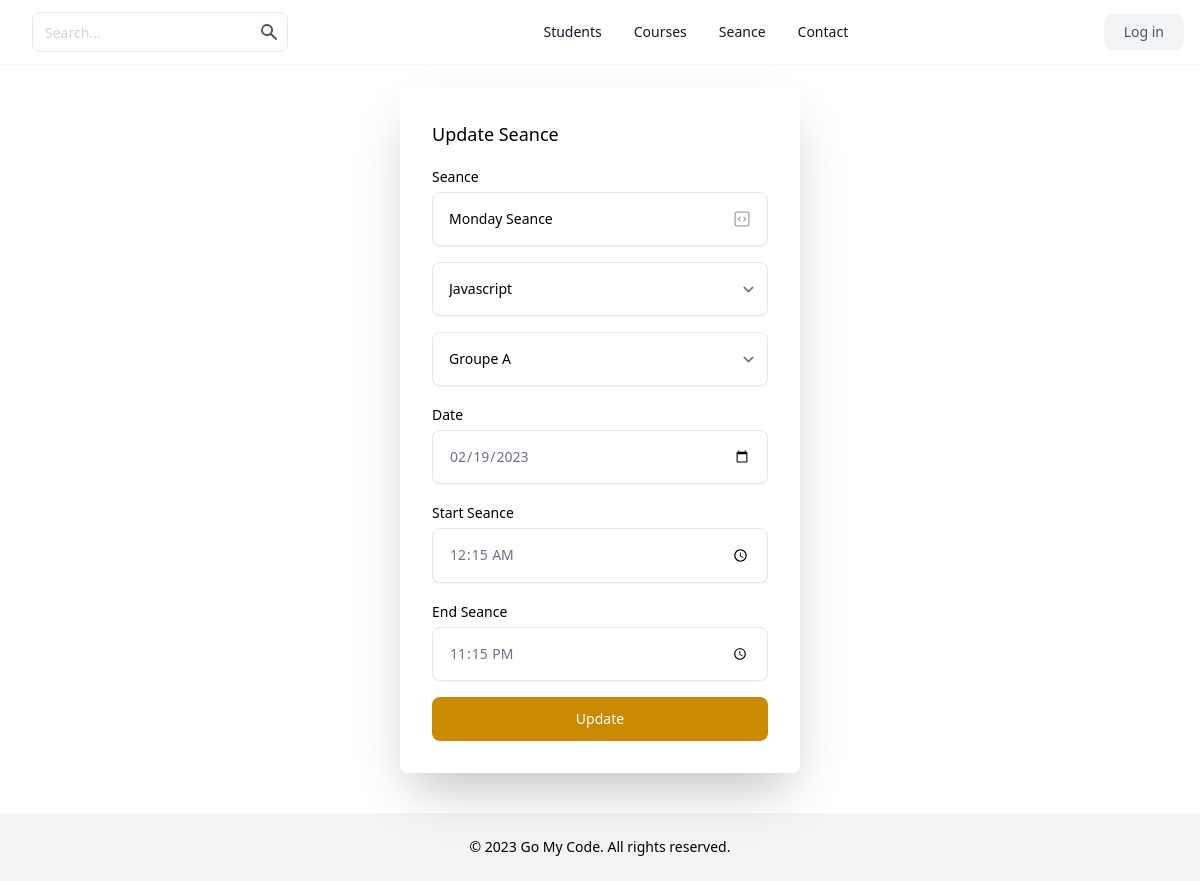
The page /seance/update.php?id=6 on the database its author committed.
### tables this page shows
CREATE TABLE `seance` (
  `id` int(11) NOT NULL AUTO_INCREMENT,
  `seance_name` varchar(255) NOT NULL,
  `id_course` int(11) NOT NULL,
  `id_groupe` int(11) NOT NULL,
  `date` date NOT NULL,
  `start_seance` time NOT NULL,
  `end_seance` time NOT NULL,
  PRIMARY KEY (`id`),
  KEY `id_course` (`id_course`),
  KEY `id_groupe` (`id_groupe`),
  CONSTRAINT `seance_ibfk_1` FOREIGN KEY (`id_course`) REFERENCES `courses` (`id`),
  CONSTRAINT `seance_ibfk_2` FOREIGN KEY (`id_groupe`) REFERENCES `groupes` (`id`)
);

### seance/update.php (the view, shortened to what this page needs)
<?php
require_once('../inc/header.php');
include('../inc/db.php');
?>
<header aria-label="Site Header" class="shadow-sm">
    <div class="mx-auto flex h-16 max-w-screen-xl items-center justify-between px-4">
        <div class="flex items-center gap-4">
            <form class="mb-0 hidden lg:flex">
                <div class="relative">
                    <input class="h-10 rounded-lg border-gray-200 pr-10 text-sm placeholder-gray-300 focus:z-10" placeholder="Search..." type="text" />
                    <button type="submit" class="absolute inset-y-0 right-0 mr-px rounded-r-lg p-2 text-gray-600">
                        <svg class="h-5 w-5" fill="currentColor" viewbox="0 0 20 20" xmlns="http://www.w3.org/2000/svg">
                            <path clip-rule="evenodd" d="M8 4a4 4 0 100 8 4 4 0 000-8zM2 8a6 6 0 1110.89 3.476l4.817 4.817a1 1 0 01-1.414 1.414l-4.816-4.816A6 6 0 012 8z" fill-rule="evenodd"></path>
                        </svg>
                    </button>
                </div>
            </form>
        </div>
        <nav aria-label="Site Nav" class="hidden items-center justify-center gap-8 text-sm font-medium lg:flex lg:w-0 lg:flex-1">
            <a class="text-gray-900" href="../students/">Students</a>
            <a class="text-gray-900" href="../course/">Courses</a>
            <a class="text-gray-900" href="../seance/">Seance</a>
            <a class="text-gray-900" href="">Contact</a>
        </nav>
        <div class="hidden items-center gap-4 lg:flex">
            <a href="#" class="rounded-lg bg-gray-100 px-5 py-2 text-sm font-medium text-gray-600">
                Log in
            </a>
        </div>
    </div>
</header>
<div class="flex justify-center">
    <?php if (isset($_GET['id'])) {
        $id = $_GET['id'];
        $query = $conn->prepare("select * from seance where id=$id");
        $query->execute();
        $seance = $query->fetch();
    }; ?>
    <form action="./update.php" method="POST" class="mt-6 mb-0 space-y-4 rounded-lg p-8 w-[400px] md:shadow-2xl xl:shadow-2xl">
        <p class="text-lg font-medium">Update Seance</p>
        <div>
            <label for="seance" class="text-sm font-medium">Seance</label>
            <div class="relative mt-1">
                <input type="text" id="seance" name="seance" value="<?= $seance['seance_name'] ?>" class="w-full rounded-lg border-gray-200 p-4 pr-12 text-sm shadow-sm" placeholder="Enter seance" />
                <span class="absolute inset-y-0 right-4 inline-flex items-center">
                </span>
            </div>
        </div>
        <div class="relative mt-1">
            <select name="id_course" class="w-full rounded-lg border-gray-200 p-4 pr-12 text-sm shadow-sm">
                <?php
                $stmt = $conn->prepare('select * from courses');
                $stmt->execute();
                $courses = $stmt->fetchAll();
                foreach ($courses as $key => $value) {
                ?>
                    <option value="<?= $value['id'] ?>"><?= $value['course_name'] ?></option>
                <?php } ?>
            </select>
        </div>
        <div class="relative mt-1">
            <select name="id_groupe" class="w-full rounded-lg border-gray-200 p-4 pr-12 text-sm shadow-sm">
                <?php
                $stmt = $conn->prepare('select * from groupes');
                $stmt->execute();
                $groupes = $stmt->fetchAll();
                foreach ($groupes as $key => $value) {
                ?>
                    <option value="<?= $value['id'] ?>"><?= $value['name'] ?></option>
                <?php } ?>
            </select>
        </div>
        <div>
            <label for="date" class="text-sm font-medium">Date</label>
            <div class="relative mt-1">
                <input type="date" name="date" value="<?= $seance['date'] ?>" id="date" class="w-full rounded-lg border-gray-200 p-4 text-sm shadow-sm text-gray-500" />
            </div>
        </div>
        <div>
            <label for="start" class="text-sm font-medium">Start Seance</label>
            <div class="relative mt-1">
                <input type="time" name="start_seance" value="<?= $seance['start_seance'] ?>" id="start" class="w-full rounded-lg border-gray-200 p-4 text-sm shadow-sm text-gray-500" />
            </div>
        </div>
        <div>
            <label for="end" class="text-sm font-medium">End Seance</label>
            <div class="relative mt-1">
                <input type="time" name="end_seance" id="end" value="<?= $seance['end_seance'] ?>" class="w-full rounded-lg border-gray-200 p-4 text-sm shadow-sm text-gray-500" />
            </div>
        </div>
        <button type="submit" name="update" class="block w-full rounded-lg bg-yellow-600 px-5 py-3 text-sm font-medium text-white">
            Update
        </button>
    </form>
</div>
<?php require_once('../inc/footer.php') ?>

### rows shown on the page
seance: seance "Monday Seance", date "02/19/2023", start_seance "00:15:00", end_seance "23:15:00"

### other values the page prints
form field id_course "Javascript"
form field id_groupe "Groupe A"
